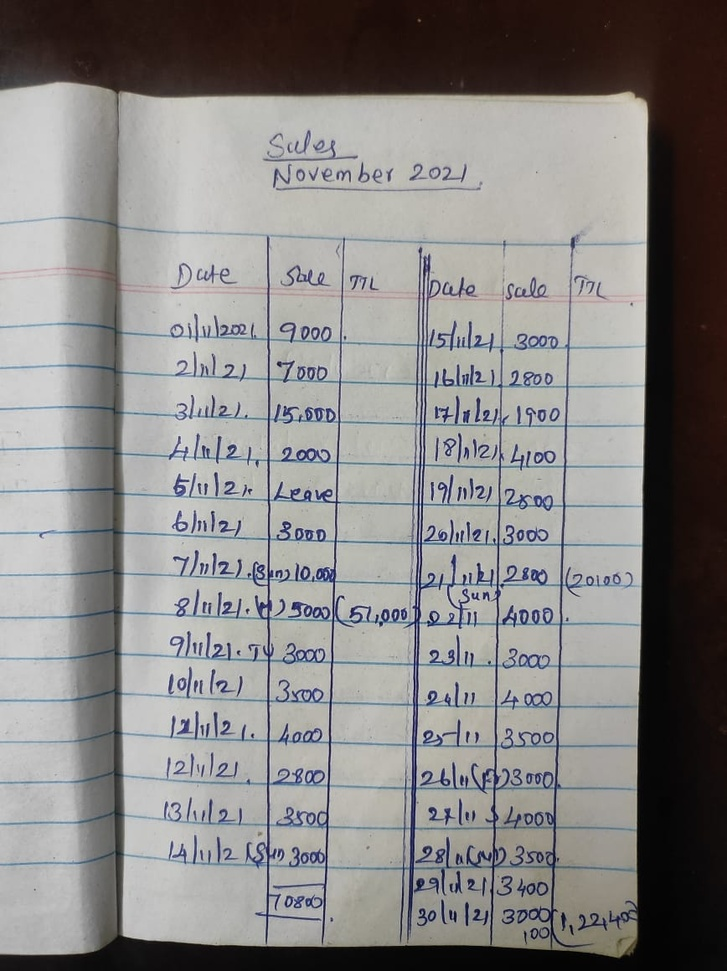
#> input picture sales_ocr/images/sample_sales.jpeg, 727 x 971 px, shrunk from 868 x 1160 before the run, found by its file name
$ jupyter execute handwritten_sales_ocr.ipynb
#> lines starting #> are read from the running program, lines starting #| are printed output that depends on the picture
# Handwritten Sales Data Extraction from Images

This notebook performs the following steps:

1. Load an image of handwritten sales data.
2. Preprocess the image through various transformations.
3. Extract text from the processed image.
4. Parse the extracted text into structured fields.
5. Export the structured data.
6. Visualize every transformation step.

[cell 1]
# If running for the first time, uncomment the below lines to install required packages
# !apt install tesseract-ocr
# !pip install opencv-python pytesseract pandas matplotlib

[cell 2]
import cv2
import pytesseract
import pandas as pd
import matplotlib.pyplot as plt
import numpy as np
from IPython.display import display

# Update if tesseract needs an explicit path on your system
pytesseract.pytesseract.tesseract_cmd = r'C:\\Program Files (x86)\\Tesseract-OCR\\tesseract.exe'

[cell 3]
image_path = 'sample_sales.jpeg'  # Replace with your image path
image = cv2.imread(image_path)
#> image is the input picture: shape (971, 727, 3); mean B, G, R 133.9, 134.8, 136.5
image_rgb = cv2.cvtColor(image, cv2.COLOR_BGR2RGB)

plt.imshow(image_rgb)
#> (this line was passed over: IPython is not available in this run)
plt.title("Original Image")
#> (this line was passed over: IPython is not available in this run)
plt.axis("off")
#> (this line was passed over: IPython is not available in this run)
plt.show()

[cell 4]
gray = cv2.cvtColor(image, cv2.COLOR_BGR2GRAY)
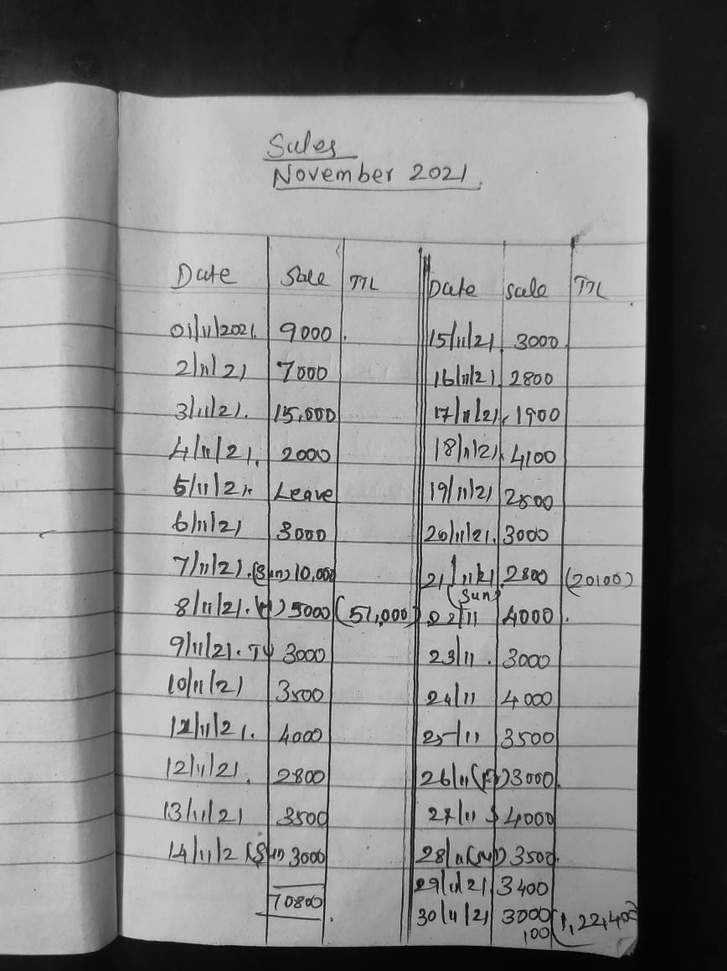
#> gray: shape (971, 727); min 0, max 235, mean 135.2

plt.imshow(gray, cmap='gray')
#> (this line was passed over: IPython is not available in this run)
plt.title("Grayscale Image")
#> (this line was passed over: IPython is not available in this run)
plt.axis("off")
#> (this line was passed over: IPython is not available in this run)
plt.show()

[cell 5]
clahe = cv2.createCLAHE(clipLimit=2.0, tileGridSize=(8, 8))
enhanced = clahe.apply(gray)
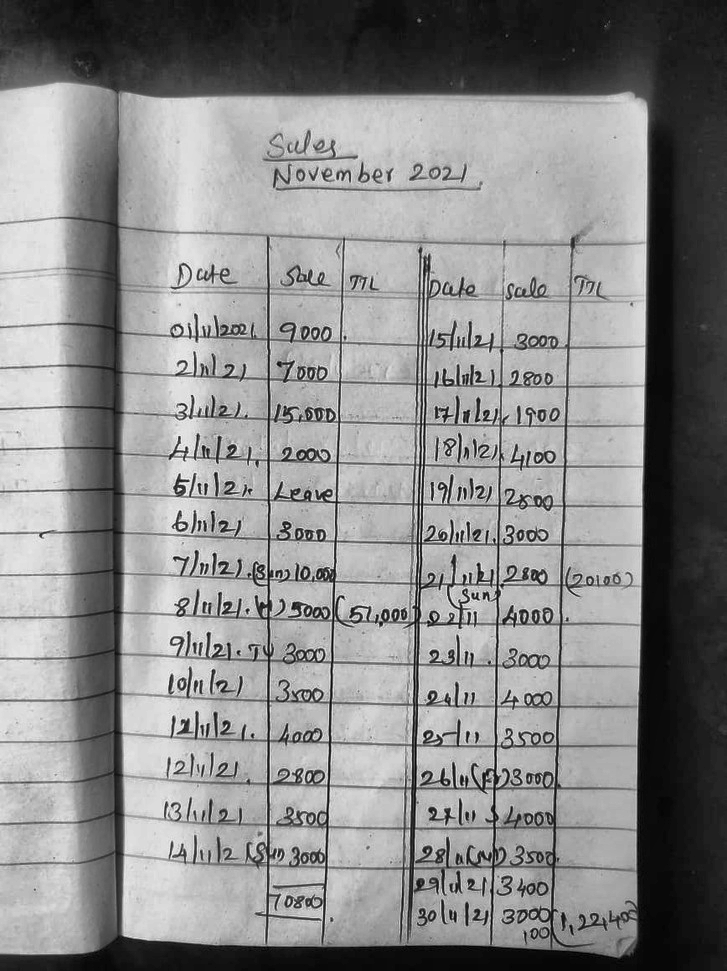
#> enhanced: shape (971, 727); min 1, max 246, mean 138.1

plt.imshow(enhanced, cmap='gray')
#> (this line was passed over: IPython is not available in this run)
